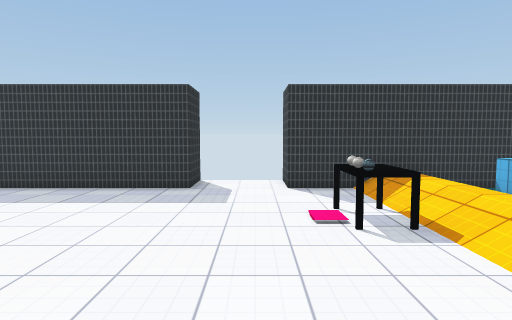
[1] (above)

14 first-person views from a walk through a 3-D level made in the Unity game engine. The camera is 1.5 m above the floor, tilts 4° down and sees 75° across. The floor is counted in squares, 1 m on a side. Each view is taken from the middle of a square. On the plan, view 1 faces up. The plan holds only what a view shows up to about 15 squares ahead; the rest is blank. The player is left out. Surface patterns are stand-ins for the level's own textures.

[2]
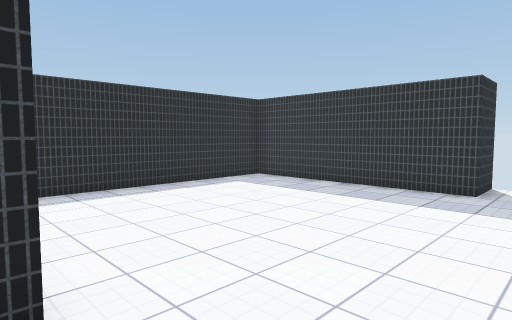

[3]
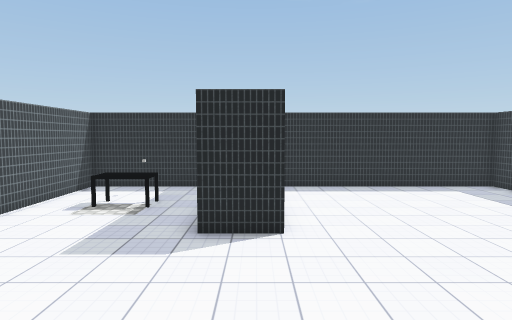

[4]
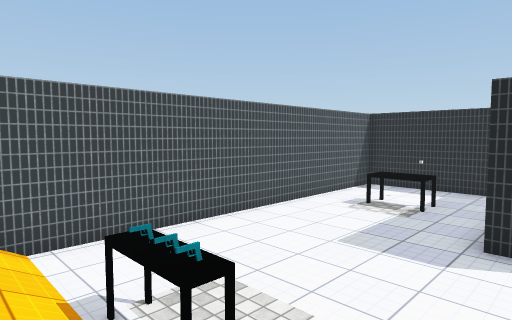

[5]
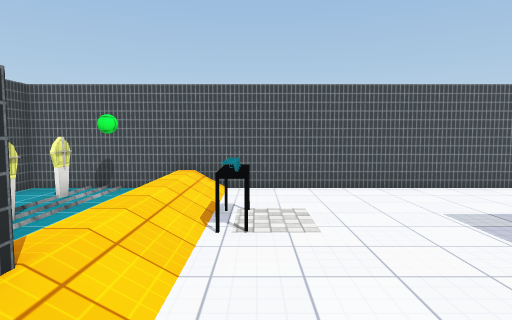

[6]
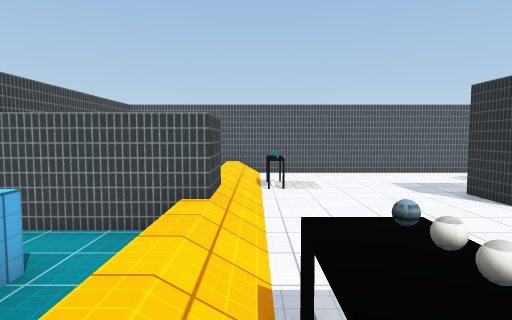

[7]
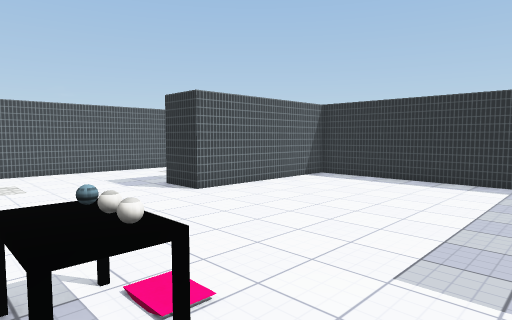

[8]
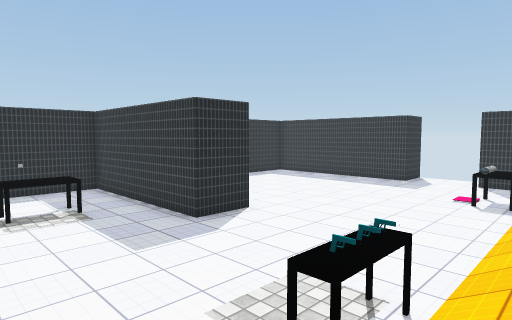

[9]
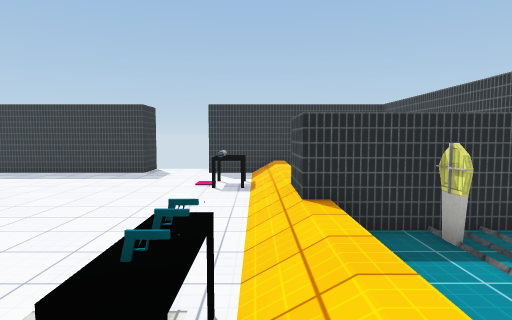

[10]
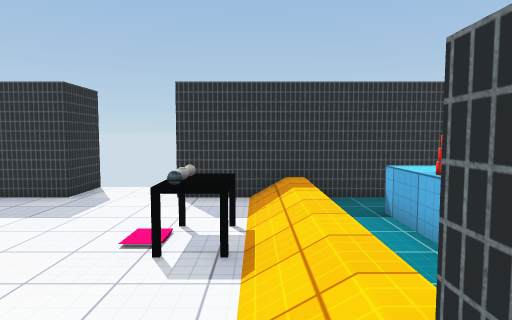

[11]
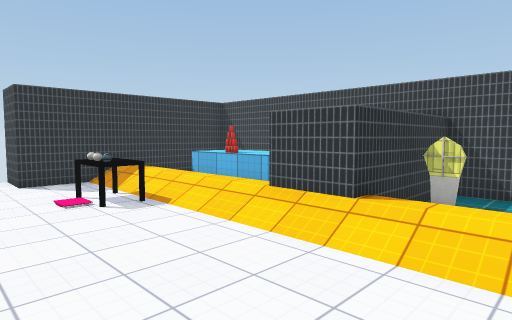

[12]
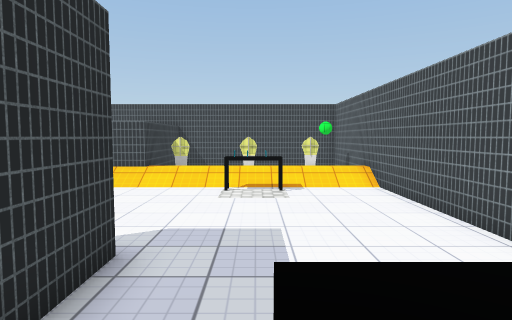

[13]
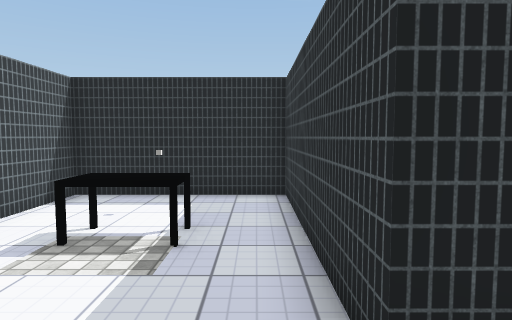

[14]
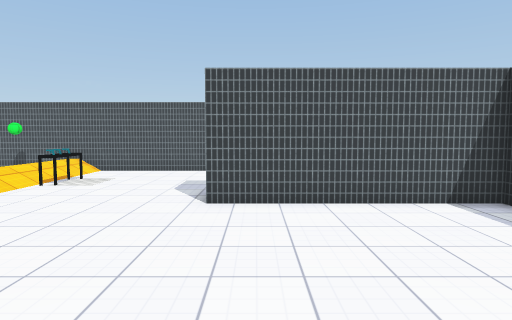

### Floor plan
Key: @ floor where view 1 was taken; # wall or solid block; . main floor; : floor 0.5 m higher than the main floor; / step, stairs or slope; = window, fence, low wall or low ledge; O other object.
Columns run from 10 left of view 1 to 7 right of it. Each row starts with its distance up from view 1.
 12         #  #
 11         #..#
 10 #########..#######
  9 #............/:..
  8 #............/:..
  7 #...........O/:.O
  6 #...........O/:.O
  5 #............/:.O
  4 #............/:..
  3 #............/:..
  2 #............/####
  1 #............/####
  0 ########..@../:.=
 -1 ########...../:..
 -2 #...........O/:.=
 -3 #...O.......O/:.=
 -4 #.#.O......../:..
 -5 #............/: #=
 -6 #............/: #=
 -7 ##################

Positions as (right, up) in squares from view 1, and headings:
1: (0, 0), facing up
2: (0, 0), facing up-left
3: (4, 0), facing left
4: (4, 0), facing down-left
5: (2, 3), facing down
6: (3, 8), facing down
7: (3, 9), facing down-left
8: (4, -6), facing up-left
9: (3, -5), facing up
10: (3, 1), facing up
11: (-1, -2), facing up-right
12: (-7, -3), facing right
13: (-1, -2), facing left
14: (-4, 8), facing down
